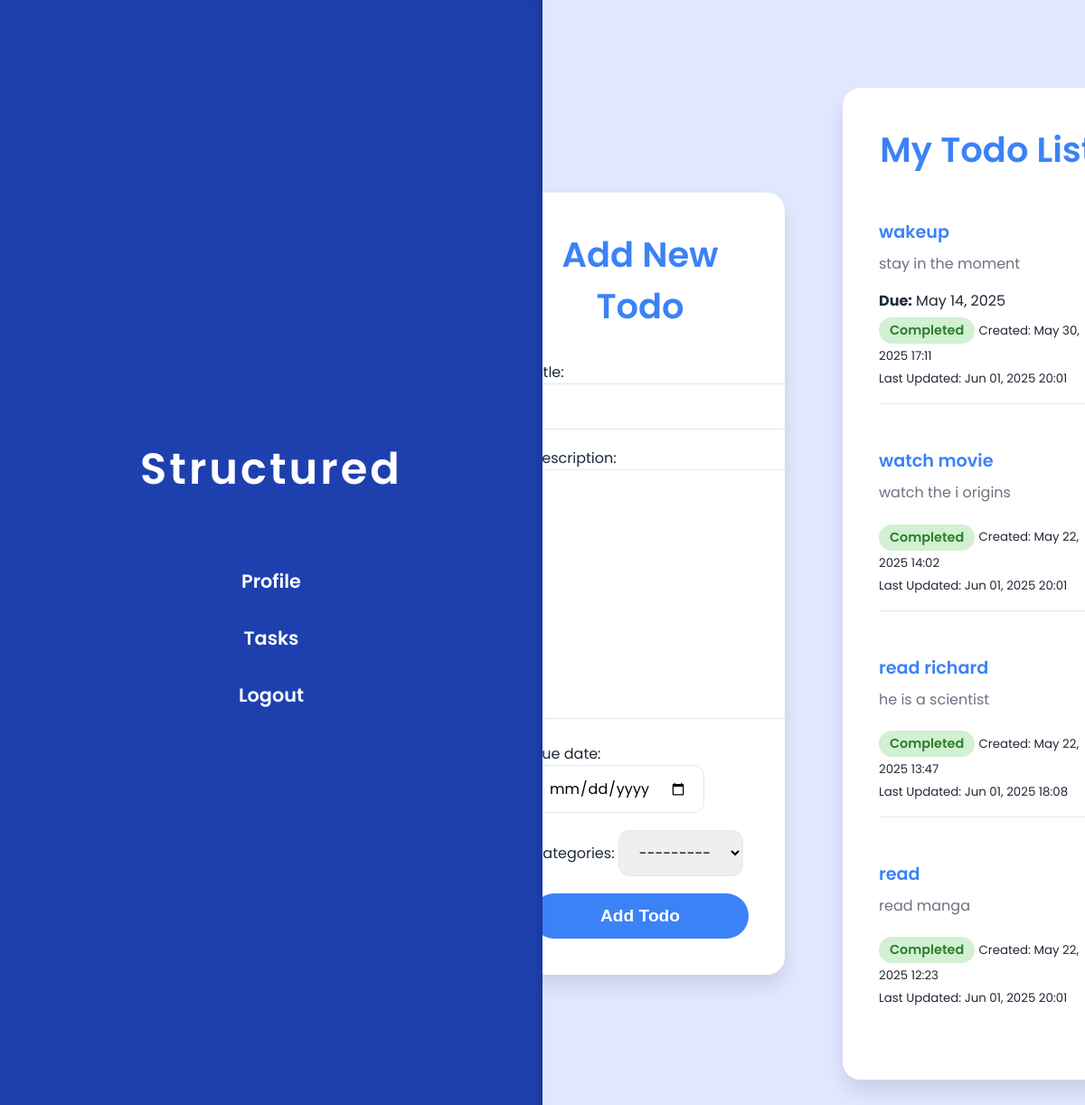
Page / (signed in) on the earlier database version.
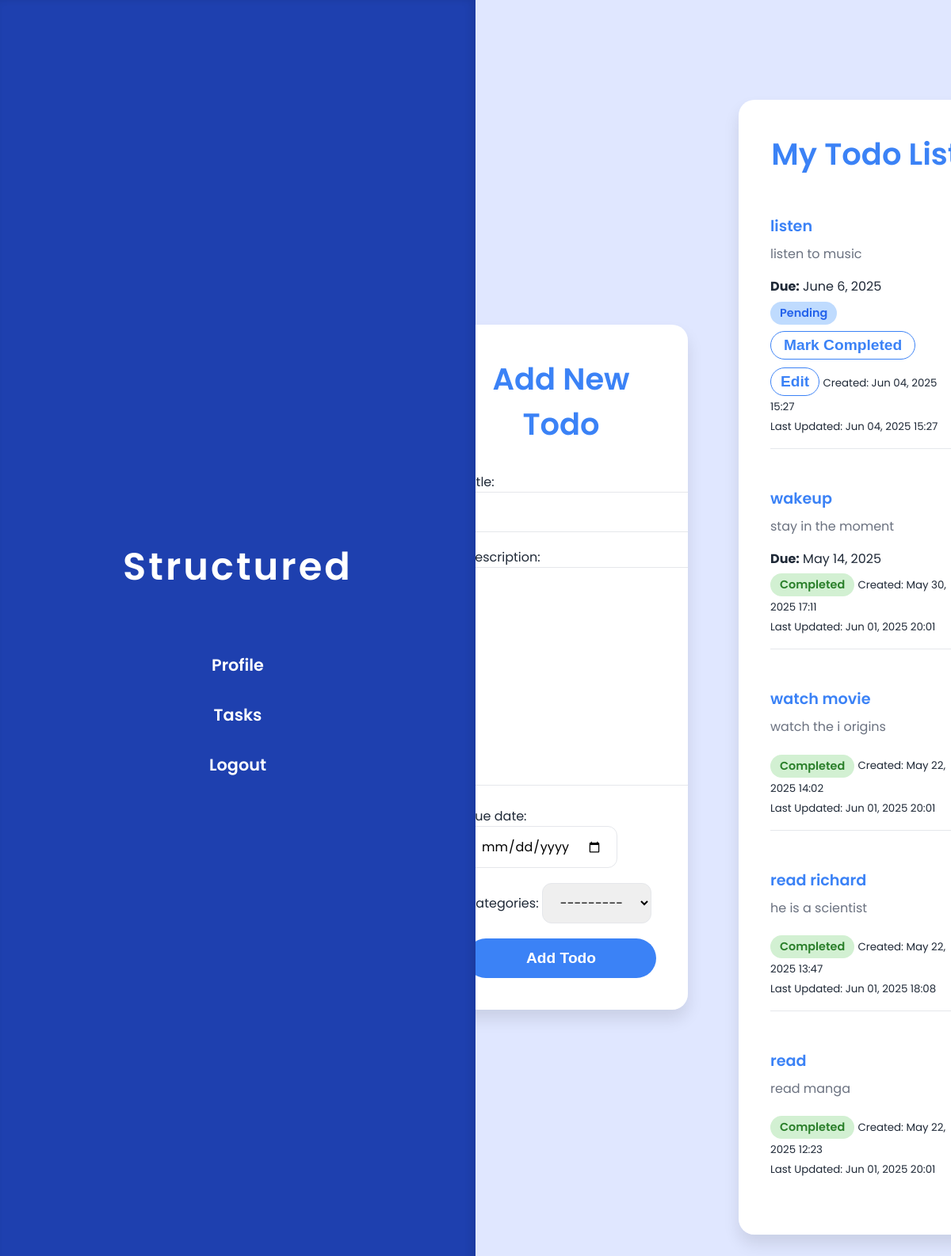
Same page on the later database version.
### todos/models.py (models this page shows, shortened)
class Todo(models.Model):
    user = models.ForeignKey(User, on_delete=models.CASCADE, null=False, blank=False)
    title = models.CharField(max_length=200)
    description = models.TextField()
    completed = models.BooleanField(default=False)
    created_at = models.DateTimeField(auto_now_add=True)
    updated_at = models.DateTimeField(auto_now=True)
    due_date = models.DateField(null=True, blank=True)
    categories = models.ForeignKey('Categories', on_delete=models.SET_NULL, related_name='todos', null=True, blank=True)

### todos/views.py (the view)
# urls.py: 2. Add a URL to urlpatterns:  path('', views.home, name='home')
def home(request):
    if not request.user.is_authenticated:
        return redirect('login')
    if request.method == 'POST':
        form = TodoForm(request.POST)
        if form.is_valid():
            todo = form.save(commit=False)
            todo.user = request.user
            todo.save()
            return redirect('home')
    else:
        form = TodoForm()
    todos = Todo.objects.filter(user=request.user).order_by('-created_at')
    categories = Category.objects.all()  # Assuming you have a Categories model
    return render(request, 'todos/home.html', {'form': form, 'todos': todos,'categories': categories, 'today': date.today()})

### todos/forms.py
class TodoForm(forms.ModelForm):
    class Meta:
        model = Todo
        fields = ['title', 'description', 'due_date', 'categories'] #'completed'
        widgets = {
            'due_date': forms.DateInput(attrs={'type': 'date'}),
        }

### todos/models.py (called while the page is built)
    def __str__(self):
        return self.name

### todos/templates/todos/home.html (shortened to what this page needs)
<!DOCTYPE html>
<html lang="en">
<head>
</head>
<body>
  <div class="sidebar">
    <h2>Structured</h2>
    <nav>
      <a href="{% url 'profile' %}">Profile</a>
      <a href="{% url 'home' %}">Tasks</a>
      <a href="{% url 'logout' %}">Logout</a>
    </nav>
  </div>
  <div class="main-content">
    <section class="card add-todo-form-section">
      <h1>Add New Todo</h1>
      <form method="POST" class="add-todo-form">
        {{ form.as_p }}
        <button type="submit">Add Todo</button>
      </form>
    </section>
    <section class="card todo-list">
      <h1>My Todo List</h1>
      <ul>
        {% for todo in todos %}
          <li class="todo-item">
            <div class="todo-header">
              <span class="todo-title">{{ todo.title }}</span>
            </div>
            <div class="todo-description">{{ todo.description }}</div>
            {% if todo.due_date %}
              <p><strong>Due:</strong> {{ todo.due_date }}</p>
            {% endif %}
            <span class="status {% if todo.completed %}completed{% else %}pending{% endif %}">
              {% if todo.completed %}
                Completed
              {% else %}
                Pending
              {% endif %}
            </span>
            {% if not todo.completed %}
              <form method="POST" action="{% url 'mark_completed' todo.id %}" class="mark-completed-form">
                <button type="submit">Mark Completed</button>
              </form>
              <button class="edit-btn" onclick="toggleEditForm({{ todo.id }})">Edit</button>
            {% endif %}
            <small>Created: {{ todo.created_at|date:"M d, Y H:i" }}</small><br/>
            <small>Last Updated: {{ todo.updated_at|date:"M d, Y H:i" }}</small>
          </li>
        {% empty %}
          <li>No todos yet.</li>
        {% endfor %}
      </ul>
    </section>
  </div>
</body>
</html>

### todos/templates/todos/home.html (style rules this page uses)
:root { --primary-color: #3b82f6; --secondary-color: #e0e7ff; --card-bg: #ffffff; --sidebar-bg: #1e40af; --text-primary: #1f2937; --text-muted: #6b7280; --divider-color: #e5e7eb; --shadow: rgba(0, 0, 0, 0.1); }
* { box-sizing: border-box; margin: 0; padding: 0; }
body, html { height: 100%; font-family: 'Poppins', sans-serif; background: linear-gradient(90deg, var(--sidebar-bg) 50%, var(--secondary-color) 50%); color: var(--text-primary); overflow-x: hidden; }
.sidebar { position: fixed; left: 0; top: 0; bottom: 0; width: 50vw; background: var(--sidebar-bg); display: flex; flex-direction: column; justify-content: center; align-items: center; padding: 2rem; box-shadow: inset -5px 0 10px var(--shadow); text-align: center; }
.sidebar h2 { font-size: 3rem; font-weight: 600; color: #fff; margin-bottom: 3rem; letter-spacing: 3px; user-select: none; }
.sidebar nav a { display: block; font-weight: 600; color: white; text-decoration: none; font-size: 1.3rem; margin: 1rem 0; padding: 0.5rem 1rem; border-radius: 50px; transition: background-color 0.3s ease; user-select: none; }
.main-content { margin-left: 50vw; height: 100vh; display: flex; justify-content: center; align-items: center; gap: 4rem; padding: 3rem; overflow-y: auto; background: var(--secondary-color); }
.card { background: var(--card-bg); box-shadow: 0 12px 20px var(--shadow); border-radius: 20px; padding: 2.5rem; width: 38vw; min-width: 320px; max-height: 85vh; overflow-y: auto; transition: transform 0.3s ease, box-shadow 0.3s ease; }
h1 { font-weight: 600; font-size: 2.4rem; margin-bottom: 2rem; color: var(--primary-color); text-align: center; }
ul { list-style-type: none; }
li { border-bottom: 1px solid var(--divider-color); padding: 1rem 0; }
li:last-child { border-bottom: none; }
.todo-item { margin-bottom: 2rem; }
.todo-header { display: flex; justify-content: space-between; align-items: center; flex-wrap: wrap; margin-bottom: 0.5rem; }
.todo-title { font-weight: 600; font-size: 1.2rem; color: var(--primary-color); }
.todo-description { font-size: 1rem; color: var(--text-muted); margin-bottom: 1rem; white-space: pre-line; }
.status { margin-top: 0.4rem; font-weight: 600; font-size: 0.9rem; padding: 4px 12px; border-radius: 20px; display: inline-block; }
.completed { background-color: #d2f0d2; color: #2a7f2a; }
.pending { background-color: #bfdbfe; color: #2563eb; }
form.add-todo-form { display: flex; flex-direction: column; gap: 1.2rem; }
input[type="text"], input[type="date"], textarea, select { padding: 12px 18px; border-radius: 12px; border: 1.5px solid var(--divider-color); font-size: 1rem; font-family: 'Poppins', sans-serif; transition: border-color 0.3s ease; }
button { background-color: var(--primary-color); border: none; color: white; font-weight: 600; padding: 14px 0; border-radius: 30px; font-size: 1.2rem; cursor: pointer; transition: background-color 0.3s ease; user-select: none; }
.edit-btn { background: none; border: 1.5px solid var(--primary-color); border-radius: 50px; padding: 6px 12px; color: var(--primary-color); cursor: pointer; font-weight: 600; margin-top: 10px; transition: background-color 0.3s ease, color 0.3s ease; user-select: none; }
form.mark-completed-form button { background: transparent; border: 1.5px solid var(--primary-color); color: var(--primary-color); padding: 6px 16px; border-radius: 30px; font-weight: 600; cursor: pointer; transition: background-color 0.3s ease, color 0.3s ease; user-select: none; margin-top: 8px; }

Differences in the rows shown:
added Todo: title "listen", description "listen to music", due_date "June 6, 2025", completed "Pending", created_at "Jun 04, 2025 15:27", updated_at "Jun 04, 2025 15:27"
